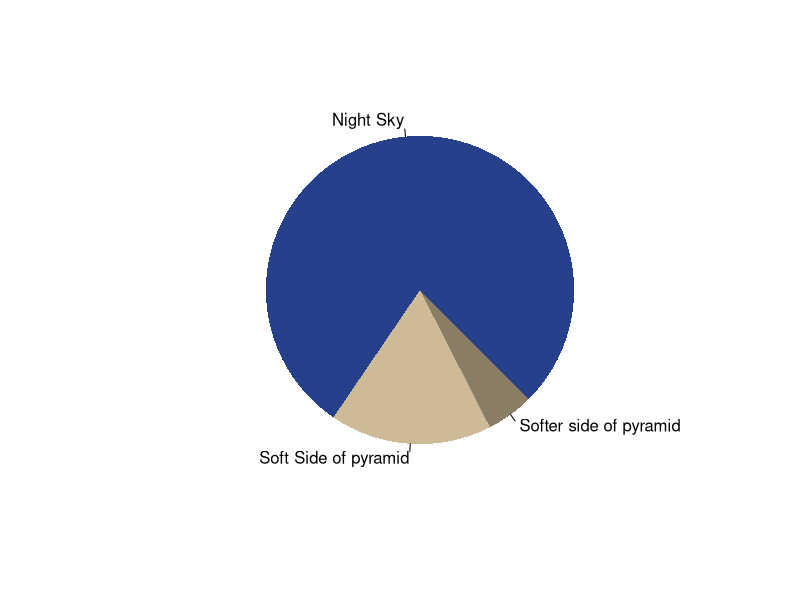

The R script that drew this image:
## ---- chunk 1
magic <- sprintf("47 plus 2 equals %d\n47 times 2 equals %d", 47 + 2, 47 * 2) 
cat(magic)
## ---- chunk 2
pie(
  c("Night Sky" = 78, "Soft Side of pyramid" = 17, "Softer side of pyramid" = 5), 
  init.angle = 315, 
  col = c("royalblue4", "wheat3", "wheat4"), 
  border = FALSE
)
